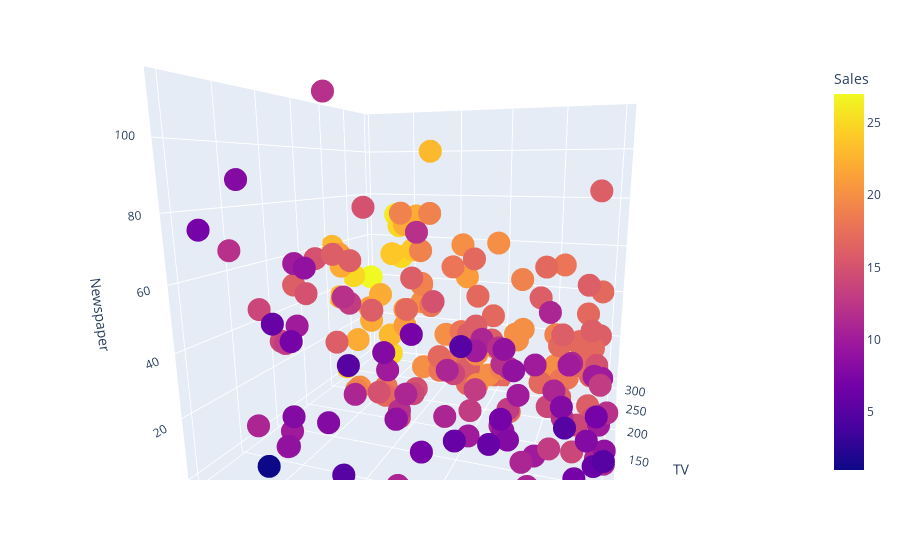

This figure's notebook cell:
### Code cell
fig = px.scatter_3d(df, x='TV', y='Radio', z='Newspaper',color='Sales')
fig.show()

### Figure 1 — Plotly figure (JSON) as saved in the notebook; plotly's stock layout.template omitted (floating-point values rounded to 4 significant figures; data arrays with more than 128 entries replaced by an {"elided": "..."} marker saying what was removed)
{"data": [{"hovertemplate": "TV=%{x}<br>Radio=%{y}<br>Newspaper=%{z}<br>Sales=%{marker.color}<extra></extra>", "legendgroup": "", "marker": {"color": {"elided": "200 int values"}, "coloraxis": "coloraxis", "symbol": "circle"}, "mode": "markers", "name": "", "scene": "scene", "showlegend": false, "type": "scatter3d", "x": {"elided": "200 int values"}, "y": {"elided": "200 int values"}, "z": {"elided": "200 int values"}}], "layout": {"autosize": true, "coloraxis": {"colorbar": {"title": {"text": "Sales"}}, "colorscale": [[0, "#0d0887"], [0.1111, "#46039f"], [0.2222, "#7201a8"], [0.3333, "#9c179e"], [0.4444, "#bd3786"], [0.5556, "#d8576b"], [0.6667, "#ed7953"], [0.7778, "#fb9f3a"], [0.8889, "#fdca26"], [1, "#f0f921"]]}, "legend": {"tracegroupgap": 0}, "margin": {"t": 60}, "scene": {"aspectmode": "auto", "aspectratio": {"x": 1, "y": 1, "z": 1}, "camera": {"center": {"x": 0, "y": 0, "z": 0}, "eye": {"x": -1.365, "y": -0.4716, "z": 0.2848}, "projection": {"type": "perspective"}, "up": {"x": 0, "y": 0, "z": 1}}, "domain": {"x": [0, 1], "y": [0, 1]}, "xaxis": {"title": {"text": "TV"}, "type": "linear"}, "yaxis": {"title": {"text": "Radio"}, "type": "linear"}, "zaxis": {"title": {"text": "Newspaper"}, "type": "linear"}}}}
